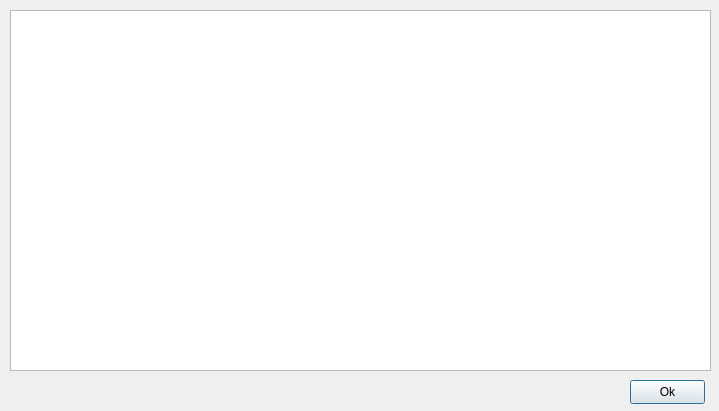
<?xml version="1.0" encoding="UTF-8"?>
<ui version="4.0">
 <class>LogDialog</class>
 <widget class="QDialog" name="LogDialog">
  <property name="geometry">
   <rect>
    <x>0</x>
    <y>0</y>
    <width>719</width>
    <height>411</height>
   </rect>
  </property>
  <property name="windowTitle">
   <string>HD Active Log</string>
  </property>
  <widget class="QPushButton" name="ok_button">
   <property name="geometry">
    <rect>
     <x>630</x>
     <y>380</y>
     <width>75</width>
     <height>24</height>
    </rect>
   </property>
   <property name="text">
    <string>Ok</string>
   </property>
  </widget>
  <widget class="QTextBrowser" name="log_textBrowser">
   <property name="geometry">
    <rect>
     <x>10</x>
     <y>10</y>
     <width>701</width>
     <height>361</height>
    </rect>
   </property>
  </widget>
 </widget>
 <resources/>
 <connections/>
</ui>
